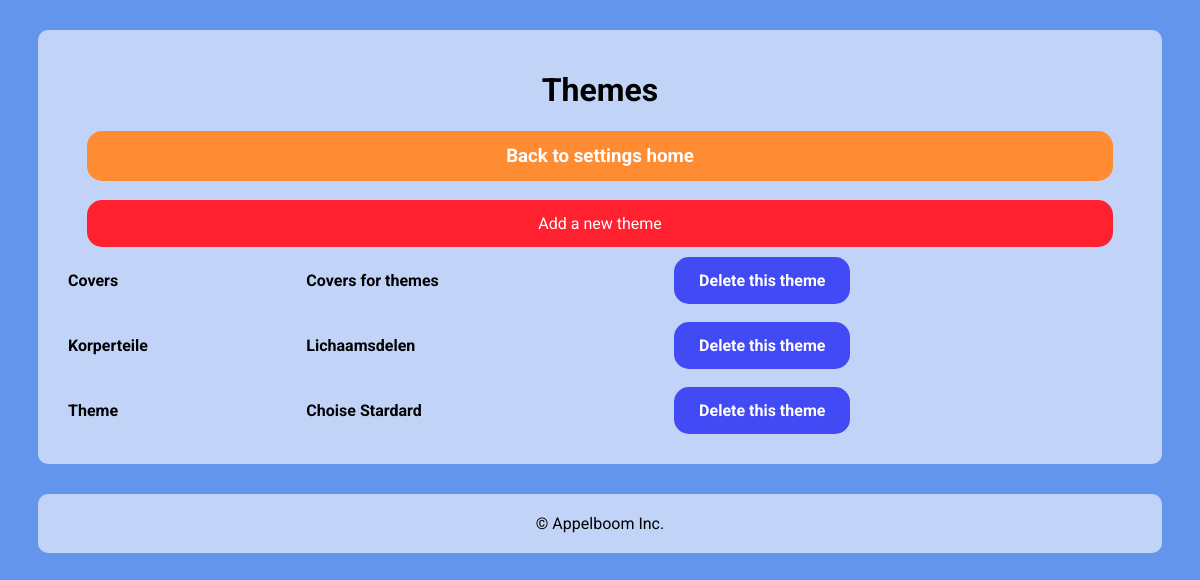
/settings/themes, run on the app's committed database.
### images/models.py (models this page shows)
class Theme(models.Model):
    name = models.CharField(max_length=255)
    description = models.TextField(max_length=1000)

### images/views.py (the view)
# urls.py: path('themes', views.themes_index),
def themes_index(request):
    themes = Theme.objects.all().order_by('name')
    return render(request, 'themes_index.html', {'themes': themes})

### images/templates/themes_index.html (shortened to what this page needs)
<!DOCTYPE html>
<html lang="en">
<head>
</head>
<body>
<div class="content">
<h1>Themes</h1>
<h3><a id="homebutton" href="/settings">Back to settings home</a></h3>
<a id="addbutton" href="/settings/themes/add">Add a new theme</a>
<table border="1">
    {% for theme in themes %}
    <tr><th>{{ theme.name }}</th><th>{{ theme.description|truncatechars:20 }}</th><th><a href="/settings/themes/delete/{{ theme.id }}">Delete this theme</a></th></tr>
    {% endfor %}
</table>
</div>
<footer class="content">© Appelboom Inc.</footer>
</body>
</html>

### images/templates/themes_index.html (style rules this page uses)
* { font-family: 'Roboto', sans-serif; }
body { background: cornflowerblue; }
.content { text-align: center; background-color: rgba(255,255,255, 0.60); border-radius: 10px; padding: 20px; margin: 30px; }
a:link, a:visited { border-radius: 15px; background-color: #414af4; color: white; padding: 14px 25px; text-align: center; text-decoration: none; display: inline-block; }
#homebutton { width: 90%; background-color: #ff8c32; }
#addbutton { width: 90%; background-color: #ff212f; }
table { margin: 0 auto; border: none; width: 100%; border-radius: 15px; }
th, td { padding: 8px; text-align: left; border: none; }

### data on the page
Theme: name "Covers", description "Covers for themes"
Theme: name "Korperteile", description "Lichaamsdelen"
Theme: name "Theme", description "Choise Stardard"
